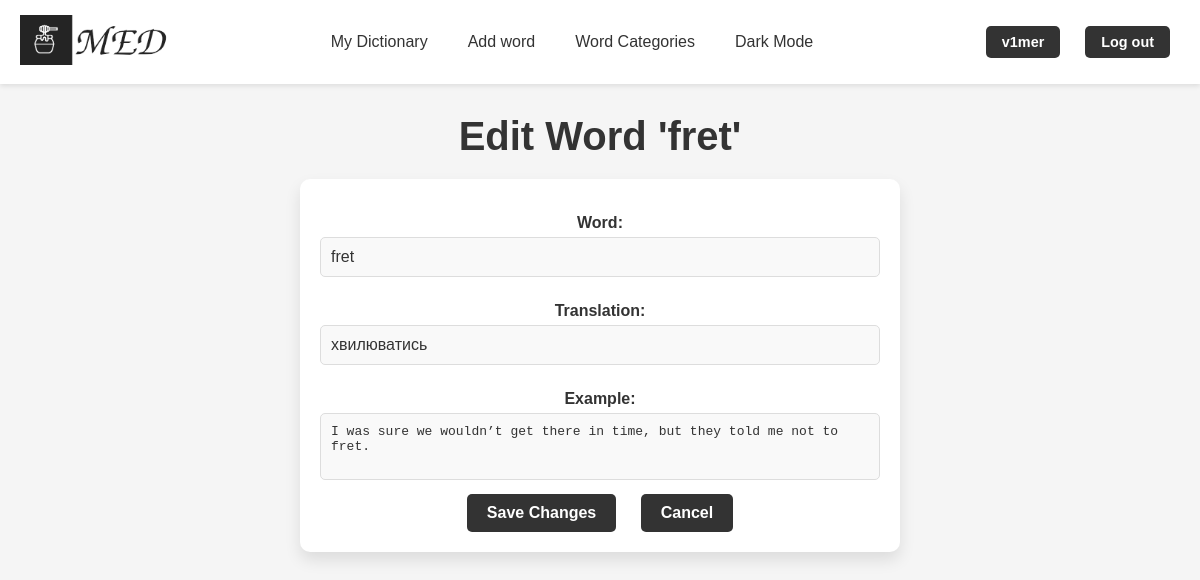
/edit_word/5/ (signed in), run on the app's committed database.
### med/models.py (models this page shows)
class Word(models.Model):
    word = models.CharField(max_length=100)
    translation = models.CharField(max_length=100)
    example = models.TextField(blank=True)
    time_create = models.DateTimeField(auto_now_add=True)
    time_update = models.DateTimeField(auto_now=True)
    user = models.ForeignKey(User, on_delete=models.CASCADE, blank=True, null=True)
    def __str__(self):
        return self.word
    class Meta:
        ordering = ['-time_create', 'word']
        indexes = [
            models.Index(fields=['-time_create'])
        ]

### med/views.py (the view, shortened to what this page needs)
# urls.py: path('edit_word/<int:word_id>/', views.EditWordView.as_view(), name='edit_word'),
@method_decorator(login_required, name='dispatch')
class EditWordView(View):
    def get(self, request, word_id, *args, **kwargs):
        word = get_object_or_404(Word, id=word_id, user=request.user)
        form = WordForm(instance=word)
        return render(request, 'med/edit_word.html', {'form': form, 'word': word})

### med/forms.py
class WordForm(forms.ModelForm):
    class Meta:
        model = Word
        fields = ['word', 'translation', 'example']
        labels = {
            'word': 'Word',
            'translation': 'Translation',
            'example': 'Example'
        }
        widgets = {
            'example': forms.Textarea(attrs={'rows': 3})
        }

### med/templates/med/edit_word.html (shortened to what this page needs)
{% extends 'base.html' %}
{% block content %}
<h1>Edit Word '{{word}}'</h1>
<form method="post">
    <p><label class="form-label" for="{{ form.word.id_for_label }}">{{ form.word.label }}: </label>{{ form.word }}</p>
    <p><label class="form-label" for="{{ form.translation.id_for_label }}">{{ form.translation.label }}: </label>{{ form.translation }}</p>
    <p><label class="form-label" for="{{ form.example.id_for_label }}">{{ form.example.label }}: </label>{{ form.example }}</p>
    <div class="buttons">
        <a href="#" onclick="document.getElementsByTagName('form')[0].submit(); return false;">Save Changes</a>
        <a href="{% url 'words' %}">Cancel</a>
    </div>
</form>
{% endblock %}

### templates/base.html (shortened to what this page needs)
{% load static %}
<!DOCTYPE html>
<html lang="en">
<head>
    <link rel="stylesheet" type="text/css" href="{% static 'med/css/styles.css' %}">
</head>
<body>
<header>
    {% if not user.is_authenticated %}
    <a href="{% url 'home' %}"><img id="logo_img" src="{% static 'med/img/base/light_logo.png' %}" data-light-src="{% static 'med/img/base/light_logo.png' %}" data-dark-src="{% static 'med/img/base/dark_logo.png' %}" alt="MED Logo"></a>
    {% else %}
    <a href="{% url 'words' %}"><img id="logo_img" src="{% static 'med/img/base/light_logo.png' %}" data-light-src="{% static 'med/img/base/light_logo.png' %}" data-dark-src="{% static 'med/img/base/dark_logo.png' %}" alt="MED Logo"></a>
    {% endif %}
    <nav class="nav-items">
        <div class="nav-center">
            {% if user.is_authenticated %}
                <a href="{% url 'words' %}">My Dictionary</a>
                <a href="{% url 'addword' %}">Add word</a>
                <a href="#">Word Categories</a>
            {% else %}
                <a href="{% url 'login' %}">My Dictionary</a>
                <a href="{% url 'login' %}">Add word</a>
                <a href="#">Word Categories</a>
            {% endif %}
            <a href="#" id="theme-toggle-dark">Dark Mode</a>
        </div>
        {% if request.user.is_authenticated %}
        <div class="buttons">
            <a href="{% url 'home' %}">{{request.user.username}}</a>
            <a href="{% url 'logout' %}">Log out</a>
        </div>
        {% else %}
        <div class="buttons">
            <a href="{% url 'login' %}">Log in</a>
            <a href="{% url 'register' %}">Register</a>
        </div>
        {% endif %}
    </nav>
</header>
<div class="container">
    {% block content %}
    {% endblock %}
</div>
</body>
</html>

### med/static/med/css/styles.css (style rules this page uses)
:root { --background-color: #f5f5f5; --text-color: #333; --header-background: #ffffff; --button-background: #333; --button-text-color: #ffffff; --feature-background: #fff; --word-list-background: #fff; --feature-shadow: 0px 8px 16px rgba(0, 0, 0, 0.1); --feature-text-color: #666; --list-text-color: #666; }
body { font-family: Arial, sans-serif; background-color: var(--background-color); color: var(--text-color); }
* { margin: 0; padding: 0; box-sizing: border-box; }
header { display: flex; justify-content: space-between; align-items: center; padding: 15px 20px; background-color: var(--header-background); box-shadow: 0px 2px 5px rgba(0, 0, 0, 0.1); }
header .nav-items { display: flex; align-items: center; width: 100%; justify-content: space-between; }
header .nav-center { display: flex; gap: 20px; justify-content: center; flex-grow: 1; align-items: center; }
header .buttons { display: flex; gap: 5px; align-items: center; margin-top: 0px; }
header #logo_img { height: 50px; cursor: pointer; }
header .nav-center a { text-decoration: none; color: var(--nav-link-color); font-size: 1em; font-weight: 500; padding: 5px 10px; transition: color 0.3s, background-color 0.3s; }
header .buttons a { text-decoration: none; color: var(--button-text-color); background-color: var(--button-background); padding: 8px 16px; border-radius: 5px; font-size: 0.9em; font-weight: bold; transition: background-color 0.3s, transform 0.3s; }
.container { max-width: 1200px; margin: 0 auto; text-align: center; padding: 30px 10px; }
.container h1 { font-size: 2.5em; color: var(--text-color); margin-bottom: 15px; }
.container p { font-size: 1.2em; color: var(--text-color); max-width: 600px; margin: 0 auto 30px; }
.buttons { margin-top: 20px; }
.buttons a { text-decoration: none; color: var(--button-text-color); background-color: var(--button-background); padding: 12px 24px; margin: 0 10px; border-radius: 5px; font-size: 1em; transition: background-color 0.3s; }
form { max-width: 600px; margin: 20px auto; padding: 20px; background-color: var(--feature-background); border-radius: 10px; box-shadow: var(--feature-shadow); }
form .form-label { display: block; font-weight: bold; color: var(--text-color); margin-bottom: 5px; }
form input[type="text"], form input[type="email"], form input[type="password"], form textarea { width: 100%; padding: 10px; border: 1px solid #ddd; border-radius: 5px; font-size: 1em; color: #333; background-color: #f9f9f9; transition: border-color 0.3s; resize: none; max-height: 150px; }
form .buttons a { display: inline-block; padding: 10px 20px; background-color: var(--button-background); color: var(--button-text-color); border-radius: 5px; text-align: center; font-weight: bold; transition: background-color 0.3s; }
.container form p { padding-top: 15px; text-align: center; color: var(--secondary-text-color); font-size: 1em; margin: 0px; }

### data on the page
Word: word "fret", translation "хвилюватись", example "I was sure we wouldn’t get there in time, but they told me not to fret."

### other printed values
{{ request.user.username }} "v1mer"
